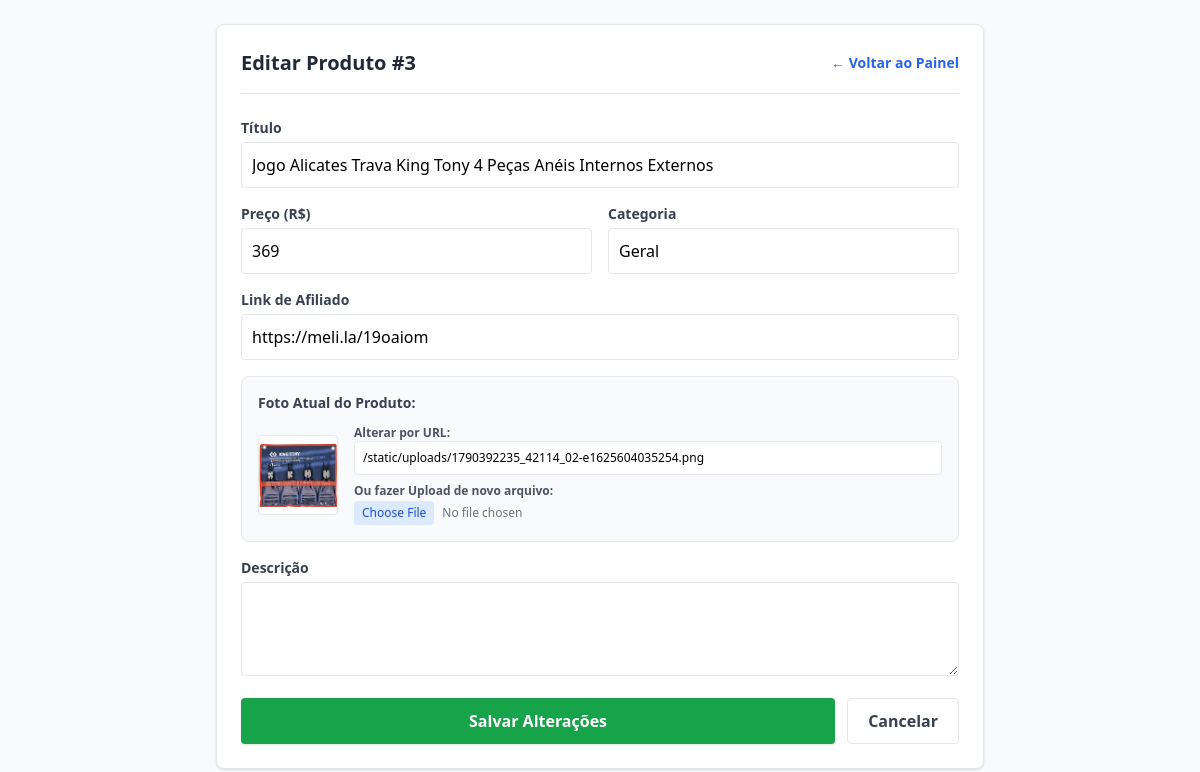
Page /admin/editar/3 on the committed database.
### tables this page shows
CREATE TABLE produtos (
                id INTEGER PRIMARY KEY AUTOINCREMENT,
                titulo TEXT NOT NULL,
                descricao TEXT,
                preco TEXT,
                imagem_url TEXT,
                categoria TEXT,
                especificacoes TEXT,
                link_afiliado TEXT NOT NULL,
                cliques INTEGER DEFAULT 0
            );

### app.py (the view, shortened to what this page needs)
@app.route('/admin/editar/<int:produto_id>', methods=['GET', 'POST'])
def editar_produto(produto_id):
    with sqlite3.connect(DB_NAME) as conn:
        conn.row_factory = sqlite3.Row
        cursor = conn.cursor()
        cursor.execute("SELECT * FROM produtos WHERE id = ?", (produto_id,))
        produto = cursor.fetchone()
    if not produto:
        abort(404)
    return render_template('editar.html', p=produto)

### templates/editar.html (shortened to what this page needs)
<!DOCTYPE html>
<html lang="pt-BR">
<head>
  <script src="https://cdn.tailwindcss.com"></script>
</head>
<body class="bg-gray-50 p-6">
  <div class="max-w-3xl mx-auto bg-white p-6 rounded-lg shadow border">
    <div class="flex justify-between items-center mb-6 border-b pb-4">
      <h1 class="text-xl font-bold text-gray-800">Editar Produto #{{ p.id }}</h1>
      <a href="/admin" class="text-blue-600 text-sm font-semibold">&larr; Voltar ao Painel</a>
    </div>
    <form method="POST" enctype="multipart/form-data" class="space-y-4">
      <div>
        <label class="block text-sm font-semibold text-gray-700 mb-1">Título</label>
        <input type="text" name="titulo" value="{{ p.titulo }}" required class="w-full border p-2.5 rounded">
      </div>
      <div class="grid grid-cols-1 md:grid-cols-2 gap-4">
        <div>
          <label class="block text-sm font-semibold text-gray-700 mb-1">Preço (R$)</label>
          <input type="text" name="preco" value="{{ p.preco }}" required class="w-full border p-2.5 rounded">
        </div>
        <div>
          <label class="block text-sm font-semibold text-gray-700 mb-1">Categoria</label>
          <input type="text" name="categoria" value="{{ p.categoria }}" class="w-full border p-2.5 rounded">
        </div>
      </div>
      <div>
        <label class="block text-sm font-semibold text-gray-700 mb-1">Link de Afiliado</label>
        <input type="url" name="link_afiliado" value="{{ p.link_afiliado }}" required class="w-full border p-2.5 rounded">
      </div>
      <div class="border rounded-lg p-4 bg-gray-50 space-y-3">
        <label class="block text-sm font-bold text-gray-700">Foto Atual do Produto:</label>
        <div class="flex items-center gap-4">
          <img src="{{ p.imagem_url }}" alt="" class="w-20 h-20 object-contain bg-white border rounded">
          <div class="flex-1 space-y-2">
            <div>
              <label class="block text-xs font-semibold text-gray-600">Alterar por URL:</label>
              <input type="url" name="imagem_url" value="{{ p.imagem_url }}" class="w-full border p-2 rounded text-xs bg-white">
            </div>
            <div>
              <label class="block text-xs font-semibold text-gray-600">Ou fazer Upload de novo arquivo:</label>
              <input type="file" name="imagem_upload" accept="image/*" class="w-full text-xs text-gray-500 file:mr-2 file:py-1 file:px-2 file:rounded file:border-0 file:bg-blue-100 file:text-blue-700">
            </div>
          </div>
        </div>
      </div>
      <div>
        <label class="block text-sm font-semibold text-gray-700 mb-1">Descrição</label>
        <textarea name="descricao" rows="3" class="w-full border p-2.5 rounded">{{ p.descricao }}</textarea>
      </div>
      <div class="flex gap-3">
        <button type="submit" class="flex-1 bg-green-600 text-white font-bold py-2.5 rounded hover:bg-green-700 shadow">
          Salvar Alterações
        </button>
        <a href="/admin" class="px-5 py-2.5 border rounded text-gray-700 text-center font-semibold hover:bg-gray-100">
          Cancelar
        </a>
      </div>
    </form>
  </div>
</body>
</html>

### rows in the picture
produtos: id "3", titulo "Jogo Alicates Trava King Tony 4 Peças Anéis Internos Externos", preco "369", categoria "Geral", link_afiliado "https://meli.la/19oaiom", imagem_url (picture), imagem_url "/static/uploads/1790392235_42114_02-e1625604035254.png"
